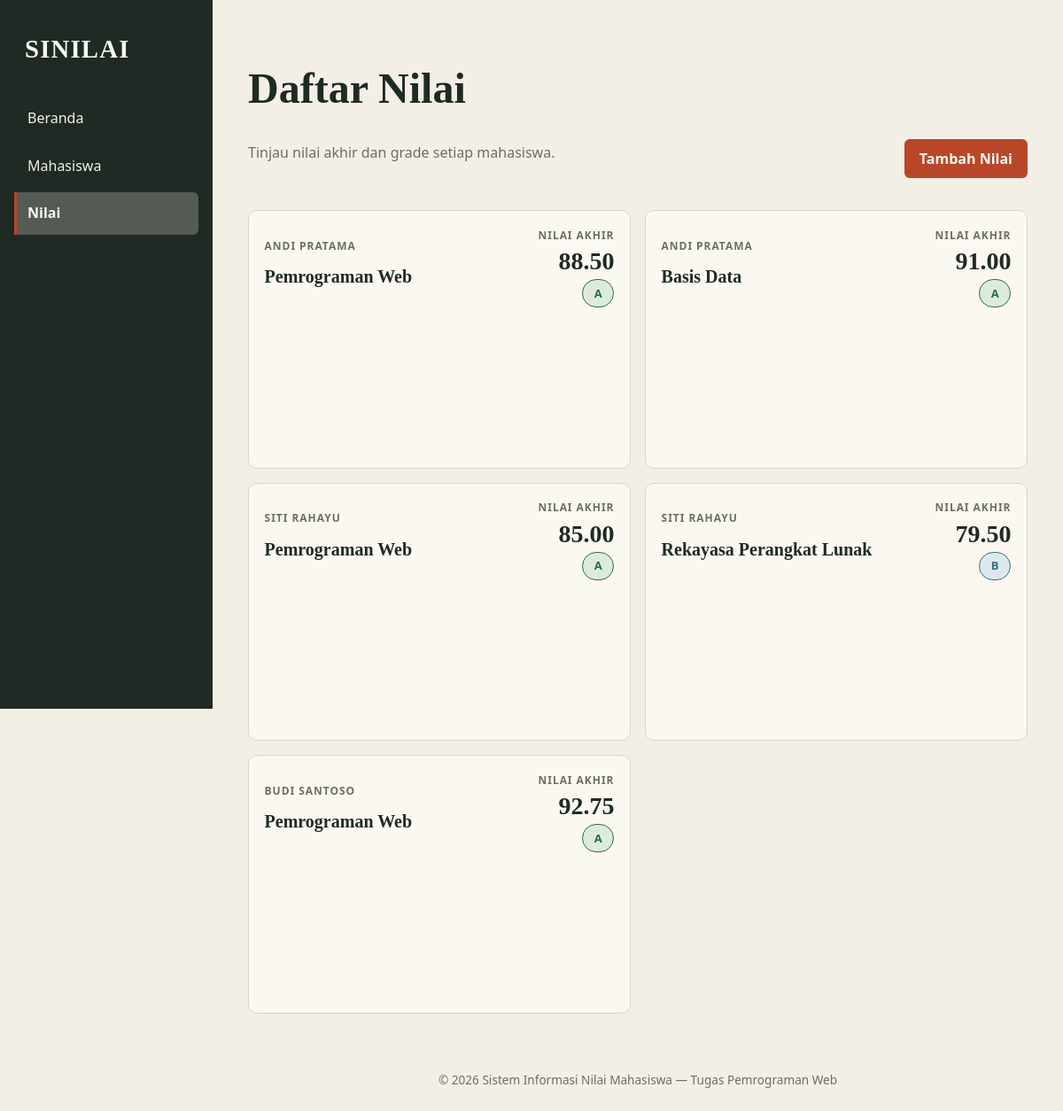
Screenshot of /nilai with the database file from the repository.
### tables this page shows
CREATE TABLE IF NOT EXISTS nilai (
    id            INT           NOT NULL AUTO_INCREMENT,
    mahasiswa_id  INT           NOT NULL,
    mata_kuliah   VARCHAR(100)  NOT NULL,
    nilai_akhir   DECIMAL(5,2)  NOT NULL,
    PRIMARY KEY (id),
    CONSTRAINT fk_nilai_mahasiswa
        FOREIGN KEY (mahasiswa_id) REFERENCES mahasiswa (id)
        ON DELETE CASCADE ON UPDATE CASCADE
);

CREATE TABLE IF NOT EXISTS mahasiswa (
    id    INT          NOT NULL AUTO_INCREMENT,
    nim   VARCHAR(20)  NOT NULL,
    nama  VARCHAR(100) NOT NULL,
    prodi VARCHAR(100) NOT NULL,
    PRIMARY KEY (id),
    UNIQUE KEY uq_nim (nim)
);

### src/autoload.php (called while the page is built, shortened)
<?php
spl_autoload_register(static function (string $kelas): void {
    $awalan = 'UMM\\Pemweb\\';
    $relatif = substr($kelas, strlen($awalan));
    $berkas = __DIR__ . DIRECTORY_SEPARATOR
        . str_replace('\\', DIRECTORY_SEPARATOR, $relatif)
        . '.php';
});

### src/config/koneksi.php (called while the page is built, shortened)
<?php
$host     = 'localhost';
$dbname   = 'pemweb';
$username = 'root';
$password = '';
$charset  = 'utf8mb4';
$dsn = "mysql:host={$host};dbname={$dbname};charset={$charset}";
$opsi = [
    PDO::ATTR_ERRMODE            => PDO::ERRMODE_EXCEPTION,
    PDO::ATTR_DEFAULT_FETCH_MODE => PDO::FETCH_ASSOC,
    PDO::ATTR_EMULATE_PREPARES   => false,
];
try {
    $pdo = new PDO($dsn, $username, $password, $opsi);
} catch (\PDOException $e) {
    error_log('Koneksi database gagal: ' . $e->getMessage());
    http_response_code(500);
    exit('Layanan database sedang tidak tersedia. Coba lagi nanti.');
}
return $pdo;

### src/Controllers/NilaiController.php (called while the page is built, shortened)
<?php
class NilaiController
{
    public function index(): void
    {
        $repository = new PdoNilaiRepository();
        $calculator = new GradeCalculator();
        $daftarNilai = array_map(
            static function (Nilai $nilai) use ($calculator): array {
                $grade = $calculator->calculate($nilai->getNilaiAkhir());
                return [
                    'id' => $nilai->getId(),
                    'nim' => $nilai->getNim(),
                    'nama' => $nilai->getNamaMahasiswa(),
                    'mata_kuliah' => $nilai->getMataKuliah(),
                    'nilai_akhir' => $nilai->getNilaiAkhir(),
                    'grade' => $grade,
                    'kelas' => 'grade-' . strtolower($grade),
                ];
            },
            $repository->all()
        );
        require dirname(__DIR__, 2) . '/views/nilai/index.php';
    }
}

### src/Repository/PdoNilaiRepository.php (called while the page is built, shortened)
<?php
class PdoNilaiRepository implements NilaiRepository
{
    private PDO $pdo;
    public function __construct()
    {
        $this->pdo = require dirname(__DIR__) . '/config/koneksi.php';
    }
    public function all(): array
    {
        $sql = 'SELECT n.id, n.mahasiswa_id, n.mata_kuliah, n.nilai_akhir, m.nim, m.nama
                FROM nilai n
                INNER JOIN mahasiswa m ON m.id = n.mahasiswa_id
                ORDER BY n.id ASC';
        $stmt = $this->pdo->prepare($sql);
        $stmt->execute();
        $hasil = [];
        while ($baris = $stmt->fetch()) {
            $hasil[] = new Nilai(
                id: (int) $baris['id'],
                mahasiswaId: (int) $baris['mahasiswa_id'],
                mataKuliah: $baris['mata_kuliah'],
                nilaiAkhir: (float) $baris['nilai_akhir'],
                nim: $baris['nim'],
                namaMahasiswa: $baris['nama'],
            );
        }
        return $hasil;
    }
}

### public/index.php (called while the page is built, shortened)
<?php
require dirname(__DIR__) . '/src/autoload.php';
$router = new Router();
$router->get('/', [BerandaController::class, 'index']);
$router->get('/mahasiswa', [MahasiswaController::class, 'index']);
$router->get('/mahasiswa/tambah', [MahasiswaController::class, 'tambah']);
$router->get('/mahasiswa/edit', [MahasiswaController::class, 'edit']);
$router->post('/mahasiswa/simpan', [MahasiswaController::class, 'simpan']);
$router->post('/mahasiswa/update', [MahasiswaController::class, 'update']);
$router->post('/mahasiswa/hapus', [MahasiswaController::class, 'hapus']);
$router->get('/nilai', [NilaiController::class, 'index']);
$router->get('/nilai/tambah', [NilaiController::class, 'tambah']);
$router->get('/nilai/edit', [NilaiController::class, 'edit']);
$router->post('/nilai/simpan', [NilaiController::class, 'simpan']);
$router->post('/nilai/update', [NilaiController::class, 'update']);
$router->post('/nilai/hapus', [NilaiController::class, 'hapus']);
$uri = parse_url($_SERVER['REQUEST_URI'], PHP_URL_PATH);
$uri = rtrim($uri, '/') ?: '/';
$router->dispatch($_SERVER['REQUEST_METHOD'], $uri);

### src/Model/Nilai.php (called while the page is built, shortened)
<?php
class Nilai
{
    public function getId(): ?int
    {
        return $this->id;
    }
    public function getMataKuliah(): string
    {
        return $this->mataKuliah;
    }
    public function getNilaiAkhir(): float
    {
        return $this->nilaiAkhir;
    }
    public function getNim(): string
    {
        return $this->nim;
    }
    public function getNamaMahasiswa(): string
    {
        return $this->namaMahasiswa;
    }
}

### src/Service/GradeCalculator.php (called while the page is built, shortened)
<?php
class GradeCalculator
{
    public function calculate(float $score): string
    {
        foreach (array_reverse(self::BATAS_GRADE, true) as $grade => $batasBawah) {
            if ($score >= $batasBawah) {
                return $grade;
            }
        }
        return 'E';
    }
}

### views/nilai/index.php (the view, shortened to what this page needs)
<?php require dirname(__DIR__) . '/layout/header.php'; ?>
        <?php if ($daftarNilai === []): ?>
            <p class="empty-state">Belum ada data nilai.</p>
        <?php else: ?>
            <section class="grid-nilai" aria-label="Daftar nilai mahasiswa" data-daftar-kartu>
                <?php foreach ($daftarNilai as $nilai): ?>
                    <article class="kartu-nilai kartu-flip" data-kartu-flip>
                        <div class="kartu-flip-dalam">
                            <div class="kartu-sisi kartu-sisi-depan" data-kartu-depan>
                                <div
                                    class="kartu-pemicu"
                                    data-kartu-pemicu
                                    aria-controls="nilai-aksi-<?= (int) $nilai['id'] ?>"
                                    aria-label="Buka aksi untuk <?= htmlspecialchars($nilai['nama'] . ' - ' . $nilai['mata_kuliah'], ENT_QUOTES, 'UTF-8') ?>"
                                >
                                    <div class="nilai-ringkasan">
                                        <div>
                                            <p class="eyebrow"><?= htmlspecialchars($nilai['nama'], ENT_QUOTES, 'UTF-8') ?></p>
                                            <h2 class="mata-kuliah"><?= htmlspecialchars($nilai['mata_kuliah'], ENT_QUOTES, 'UTF-8') ?></h2>
                                        </div>
                                        <div class="nilai-akhir">
                                            <span class="field-label">Nilai Akhir</span>
                                            <strong><?= htmlspecialchars(number_format($nilai['nilai_akhir'], 2, '.', ''), ENT_QUOTES, 'UTF-8') ?></strong>
                                            <span class="badge <?= htmlspecialchars($nilai['kelas'], ENT_QUOTES, 'UTF-8') ?>" aria-label="Grade <?= htmlspecialchars($nilai['grade'], ENT_QUOTES, 'UTF-8') ?>"><?= htmlspecialchars($nilai['grade'], ENT_QUOTES, 'UTF-8') ?></span>
                                        </div>
                                    </div>
                                </div>
                            </div>
                            <div class="kartu-sisi kartu-sisi-belakang" id="nilai-aksi-<?= (int) $nilai['id'] ?>" data-kartu-belakang>
                                <p class="eyebrow">Aksi nilai</p>
                                <p class="ringkasan-aksi-kartu">
                                </p>
                                <p class="nim-nilai">NIM <?= htmlspecialchars($nilai['nim'], ENT_QUOTES, 'UTF-8') ?></p>
                                <div class="aksi-kartu">
                                    <a class="button button-secondary" href="/nilai/edit?id=<?= (int) $nilai['id'] ?>">Edit</a>
                                    <form method="POST" action="/nilai/hapus" onsubmit="return confirm('Hapus nilai ini?');">
                                        <button class="button button-danger" type="submit">Hapus</button>
                                    </form>
                                    <button class="button button-secondary" type="button" data-kartu-kembali hidden>Kembali</button>
                                </div>
                            </div>
                        </div>
                    </article>
                <?php endforeach; ?>
            </section>
        <?php endif; ?>
<?php require dirname(__DIR__) . '/layout/footer.php'; ?>

### rows the page displays
nilai: mahasiswa.nama "ANDI PRATAMA", mata_kuliah "Pemrograman Web", nilai_akhir "88.50", grade "A"
nilai: mahasiswa.nama "ANDI PRATAMA", mata_kuliah "Basis Data", nilai_akhir "91.00", grade "A"
nilai: mahasiswa.nama "SITI RAHAYU", mata_kuliah "Pemrograman Web", nilai_akhir "85.00", grade "A"
nilai: mahasiswa.nama "SITI RAHAYU", mata_kuliah "Rekayasa Perangkat Lunak", nilai_akhir "79.50", grade "B"
nilai: mahasiswa.nama "BUDI SANTOSO", mata_kuliah "Pemrograman Web", nilai_akhir "92.75", grade "A"

### other values shown
$judul "Daftar Nilai"
$deskripsiHalaman "Tinjau nilai akhir dan grade setiap mahasiswa."
$aksiUtama['label'] "Tambah Nilai"
